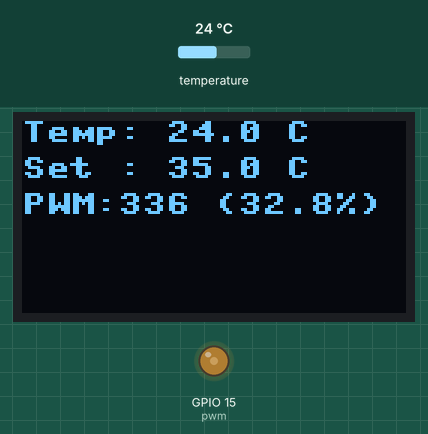
Simulated run of this program. Board: ESP32 board running MicroPython. Parts: 128×64 one-colour display, output pins drawn as LEDs (lit = HIGH). The test bench sets the inputs (shaded band); at power-on: temperature 24 °C. Library files of the repository ran but are not shown: ssd1306.py; what the program prints to the serial console is not drawn.

Above: at 1.2 s.
1.3 s: temperature set to 12 °C
At 3.9 s:
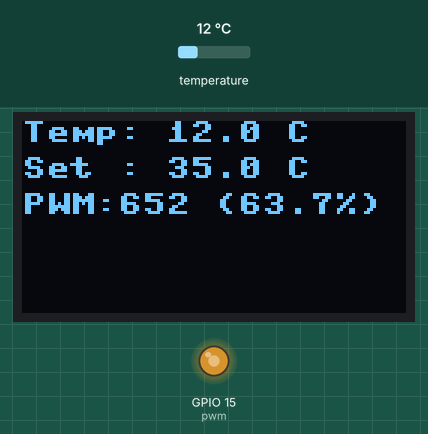
6.9 s: temperature set to 28 °C
At 9.2 s:
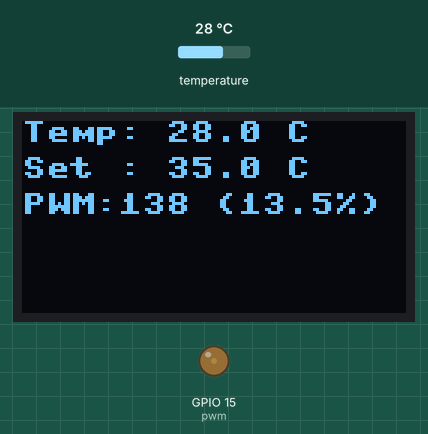
12.5 s: temperature set to 41 °C
At 14.4 s:
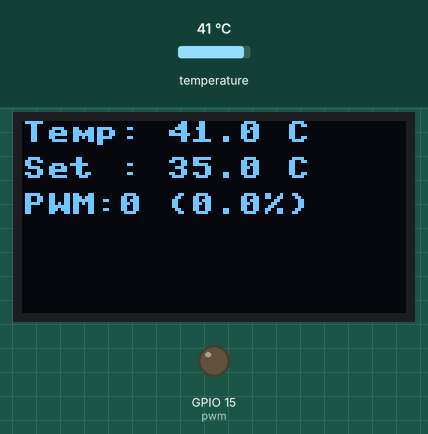
14.9 s: temperature set to 12 °C
At 17.5 s:
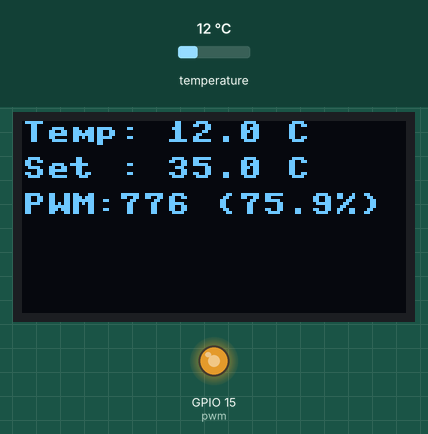
Timing chart, 0 to 21.2 s (numbered marks = the images above; inputs shaded):
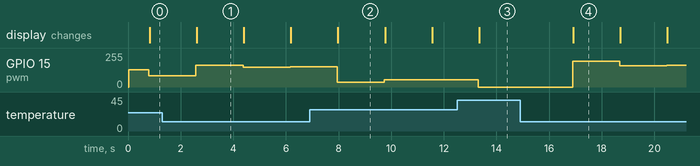

Measured:
- after the input at 12.5 s, GPIO 15 (pwm): 56/255 → 0/255 after 0.81 s; the display: changes after 0.84 s (image 3)
- after the input at 14.9 s, GPIO 15 (pwm): 0/255 → 193/255 after 2.0 s, → 160/255 1.8 s later, → 163/255 1.8 s later; the display: changes after 2.0 s (image 4)
- what the display in image 1 shows lasts 1.8 s, from 2.6 s to 4.4 s

The program:

PID_Controller.py
```python
from machine import Pin, PWM, SoftI2C
import onewire, ds18x20, ssd1306, time

# --- DS18B20 Temperature Sensor Setup ---
ds_pin = Pin(4)  # GPIO4
ds_sensor = ds18x20.DS18X20(onewire.OneWire(ds_pin))
roms = ds_sensor.scan()

def read_temp():
    ds_sensor.convert_temp()
    time.sleep_ms(750)
    return ds_sensor.read_temp(roms[0])

# --- PID Controller Class ---
class PID:
    def __init__(self, Kp, Ki, Kd, setpoint):
        self.Kp = Kp
        self.Ki = Ki
        self.Kd = Kd
        self.setpoint = setpoint
        self.integral = 0
        self.prev_error = 0

    def compute(self, input_val):
        error = self.setpoint - input_val
        self.integral += error
        derivative = error - self.prev_error
        self.prev_error = error
        output = (self.Kp * error) + (self.Ki * self.integral) + (self.Kd * derivative)
        return max(0, min(1023, output))  # Clamp to 0–1023

# --- OLED Setup (SoftI2C) ---
i2c = SoftI2C(scl=Pin(19), sda=Pin(18))
oled = ssd1306.SSD1306_I2C(128, 64, i2c)

# --- PWM Output Setup (GPIO15) ---
pwm = PWM(Pin(15), freq=1000)

# --- PID Initialization ---
pid = PID(Kp=25.0, Ki=0.5, Kd=5.0, setpoint=35)

# --- Main Loop ---
while True:
    temp = read_temp()
    output = pid.compute(temp)
    pwm.duty(int(output))  # Send PWM signal to GPIO15

    # Calculate PWM in %
    pwm_percent = (output / 1023) * 100

    # Display on OLED
    oled.fill(0)
    oled.text("Temp: {:.1f} C".format(temp), 0, 0)
    oled.text("Set : {:.1f} C".format(pid.setpoint), 0, 12)
    oled.text("PWM:{:.0f} ({:.1f}%)".format(output, pwm_percent), 0, 24)
    oled.show()

    # Print to serial
    print("Temp: {:.1f} C | Setpoint: {:.1f} C | PWM: {:.0f} ({:.1f}%)".format(
        temp, pid.setpoint, output, pwm_percent))

    time.sleep(1)
```
